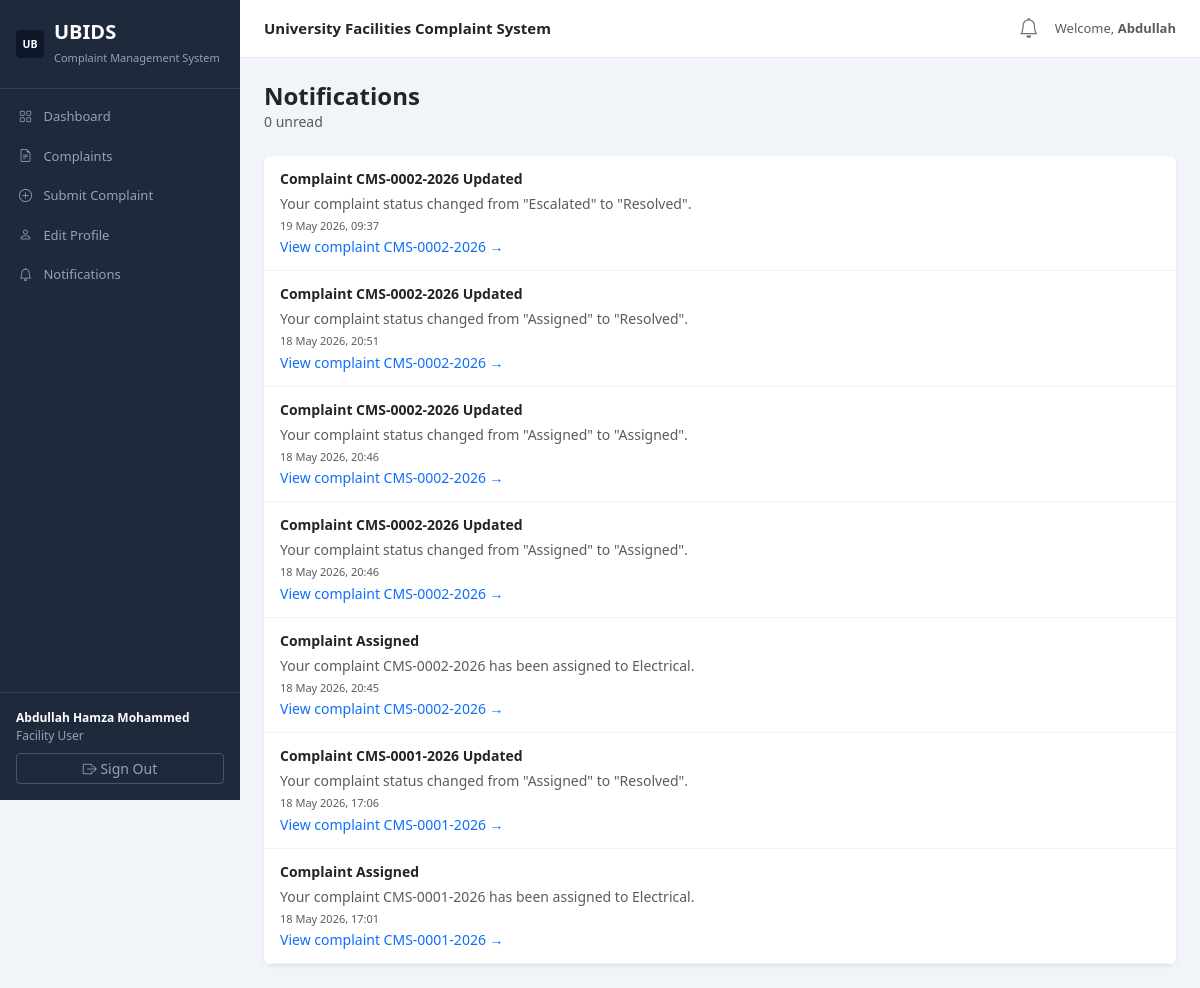
Before: /notifications/ (signed in) with the older database file.
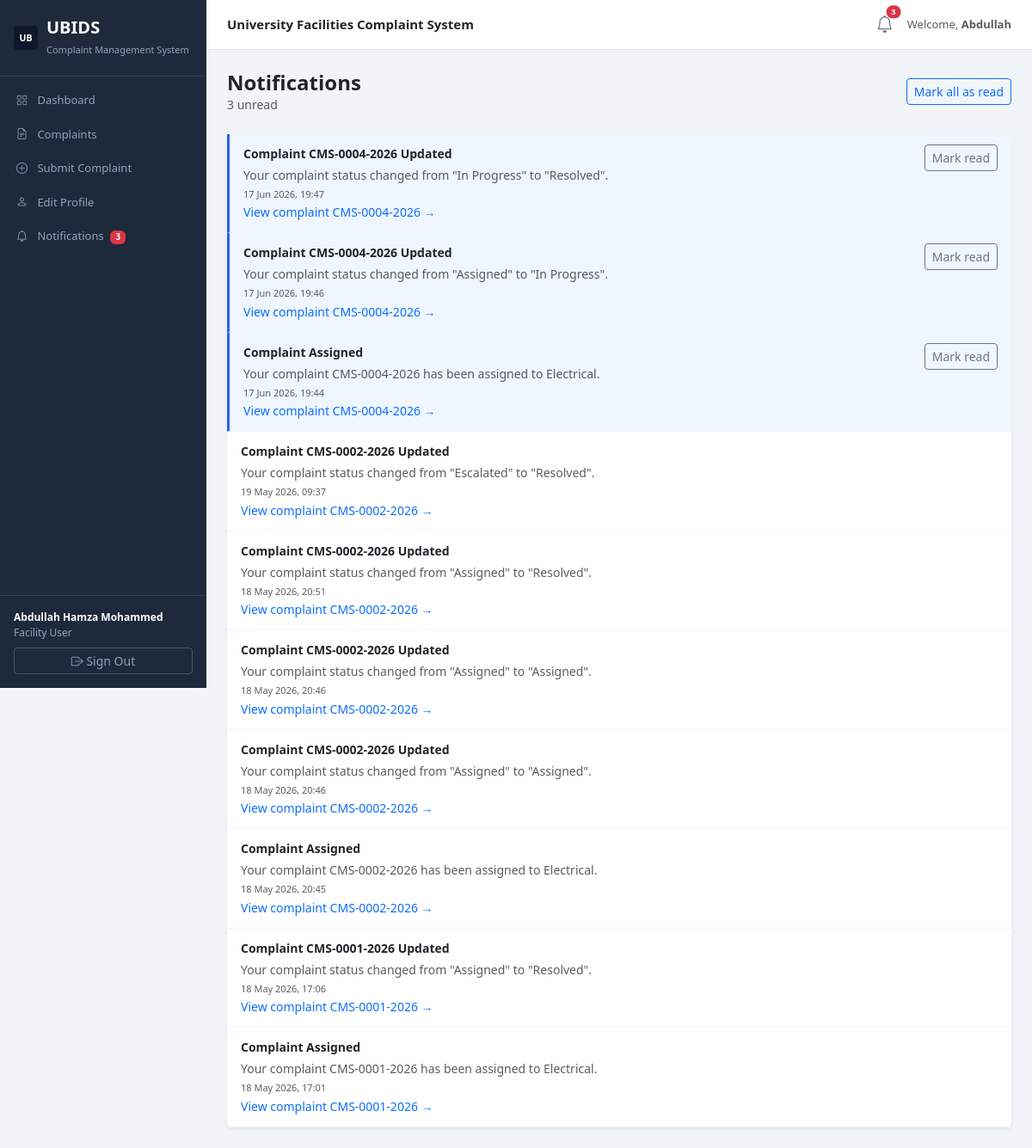
After: the same page with the newer database file.
### complaints/models.py (models this page shows, shortened)
class Notification(models.Model):
    TYPE_CHOICES = [
        ('status_update', 'Status Update'),
        ('assignment',    'Assignment'),
        ('resolution',    'Resolution'),
        ('escalation',    'Escalation'),
        ('general',       'General'),
    ]
    recipient    = models.ForeignKey(settings.AUTH_USER_MODEL, on_delete=models.CASCADE, related_name='notifications')
    complaint    = models.ForeignKey(Complaint, on_delete=models.CASCADE, null=True, blank=True)
    title        = models.CharField(max_length=200)
    message      = models.TextField()
    notif_type   = models.CharField(max_length=20, choices=TYPE_CHOICES, default='general')
    is_read      = models.BooleanField(default=False)
    created_at   = models.DateTimeField(auto_now_add=True)
    class Meta:
        ordering = ['-created_at']

class Complaint(models.Model):
    CATEGORY_CHOICES = [
        ('Electrical',         'Electrical'),
        ('Plumbing',           'Plumbing'),
        ('ICT Infrastructure', 'ICT Infrastructure'),
        ('General Maintenance','General Maintenance'),
        ('Sanitation',         'Sanitation'),
        ('Security',           'Security'),
        ('Other',              'Other'),
    ]
    PRIORITY_CHOICES = [
        ('Low',    'Low'),
        ('Medium', 'Medium'),
        ('High',   'High'),
        ('Urgent', 'Urgent'),
    ]
    STATUS_CHOICES = [
        ('Submitted',    'Submitted'),
        ('Under Review', 'Under Review'),
        ('Assigned',     'Assigned'),
        ('In Progress',  'In Progress'),
        ('Resolved',     'Resolved'),
        ('Closed',       'Closed'),
        ('Escalated',    'Escalated'),
    ]
    complaint_id     = models.CharField(max_length=30, unique=True, editable=False)
    submitter        = models.ForeignKey(settings.AUTH_USER_MODEL, on_delete=models.CASCADE, related_name='complaints')
    category         = models.CharField(max_length=30, choices=CATEGORY_CHOICES)
    priority         = models.CharField(max_length=10, choices=PRIORITY_CHOICES, default='Medium')
    location         = models.CharField(max_length=200)
    building         = models.CharField(max_length=100, blank=True)
    description      = models.TextField()
    status           = models.CharField(max_length=20, choices=STATUS_CHOICES, default='Submitted')
    assigned_to      = models.ForeignKey(settings.AUTH_USER_MODEL, on_delete=models.SET_NULL, null=True, blank=True, related_name='assigned_complaints')
    assigned_dept    = models.CharField(max_length=50, blank=True)
    resolution_notes = models.TextField(blank=True)
    resolved_at      = models.DateTimeField(null=True, blank=True)
    is_escalated     = models.BooleanField(default=False)
    escalation_note  = models.TextField(blank=True)
    created_at       = models.DateTimeField(auto_now_add=True)
    updated_at       = models.DateTimeField(auto_now=True)
    class Meta:
        ordering = ['-created_at']

### complaints/views.py (the view, shortened to what this page needs)
# urls.py: path('notifications/',        views.notifications_view,name='notifications'),
@login_required
def notifications_view(request):
    notifs = Notification.objects.filter(recipient=request.user)
    return render(request, 'complaints/notifications.html', {
        'notifications': notifs,
        'unread_count':  notifs.filter(is_read=False).count(),
    })

### accounts/models.py (called while the page is built)
    @property
    def is_facility_user(self):
        return self.role == 'facility'

    @property
    def is_admin(self): return self.role == 'admin'

### templates/complaints/notifications.html (shortened to what this page needs)
{% extends 'layouts/base.html' %}
{% block content %}
<div class="d-flex justify-content-between align-items-center mb-4">
  <div>
    <h4 class="fw-bold mb-0">Notifications</h4>
    <p class="text-muted small mb-0">{{ unread_count }} unread</p>
  </div>
  {% if unread_count %}
  <form method="post">
    <button class="btn btn-outline-primary btn-sm" type="submit">Mark all as read</button>
  </form>
  {% endif %}
</div>
<div class="card border-0 shadow-sm">
  {% if notifications %}
    {% for n in notifications %}
    <div class="notif-item {% if not n.is_read %}unread{% endif %} d-flex justify-content-between align-items-start">
      <div>
        <div class="fw-semibold small">{{ n.title }}</div>
        <div class="text-muted small mt-1">{{ n.message }}</div>
        <div class="text-muted mt-1" style="font-size:11px;">{{ n.created_at|date:"d M Y, H:i" }}</div>
        {% if n.complaint %}
        <a href="{% url 'complaint_detail' n.complaint.pk %}" class="small text-primary text-decoration-none">
          View complaint {{ n.complaint.complaint_id }} →
        </a>
        {% endif %}
      </div>
      {% if not n.is_read %}
      <form method="post" class="ms-3 flex-shrink-0">
        <button class="btn btn-sm btn-outline-secondary" type="submit">Mark read</button>
      </form>
      {% endif %}
    </div>
    {% endfor %}
  {% else %}
  <div class="card-body text-center py-5">
    <i class="bi bi-bell-slash text-muted" style="font-size:36px;"></i>
    <p class="text-muted mt-2 mb-0">No notifications yet</p>
  </div>
  {% endif %}
</div>
{% endblock %}

### templates/layouts/base.html (shortened to what this page needs)
<!DOCTYPE html>
<html lang="en">
<head>
  <link href="https://cdn.jsdelivr.net/npm/bootstrap@5.3.2/dist/css/bootstrap.min.css" rel="stylesheet" />
  <link href="https://cdn.jsdelivr.net/npm/bootstrap-icons@1.11.3/font/bootstrap-icons.css" rel="stylesheet" />
  {% load static %}
</head>
<body>
{% if user.is_authenticated %}
<div class="sidebar">
  <div class="sidebar-brand d-flex align-items-center">
  <img src="{% static 'img/ubids-logo-2.png' %}" alt="UBIDS" style="height:28px; width:auto; margin-right:10px;" onerror="this.onerror=null; this.src='{% static 'img/ubids-logo.svg' %}'"/>
    <div>
      <h5 style="margin:0;">UBIDS</h5>
      <small>Complaint Management System</small>
    </div>
  </div>
  <nav class="nav flex-column mt-2">
    <a href="{% url 'dashboard' %}" class="nav-link {% if request.resolver_match.url_name == 'dashboard' %}active{% endif %}">
      <i class="bi bi-grid"></i> Dashboard
    </a>
    <a href="{% url 'complaints_list' %}" class="nav-link {% if 'complaint' in request.resolver_match.url_name %}active{% endif %}">
      <i class="bi bi-file-earmark-text"></i> Complaints
    </a>
    {% if user.is_facility_user %}
    <a href="{% url 'submit_complaint' %}" class="nav-link">
      <i class="bi bi-plus-circle"></i> Submit Complaint
    </a>
    {% endif %}
    <a href="{% url 'change_password' %}" class="nav-link {% if request.resolver_match.url_name == 'change_password' %}active{% endif %}">
      <i class="bi bi-person"></i> Edit Profile
    </a>
    <a href="{% url 'notifications' %}" class="nav-link">
      <i class="bi bi-bell"></i> Notifications
      {% if unread_count %}<span class="badge bg-danger ms-1">{{ unread_count }}</span>{% endif %}
    </a>
  </nav>
  <div class="sidebar-footer">
    <div style="color:#94a3b8; font-size:12px; margin-bottom:8px;">
      <strong style="color:#fff;">{{ user.get_full_name|default:user.username }}</strong><br>
      <span style="text-transform:capitalize;">{{ user.get_role_display }}</span>
    </div>
    <a href="{% url 'logout' %}" class="btn btn-sm btn-outline-secondary w-100" style="color:#94a3b8; border-color:rgba(255,255,255,.2);">
      <i class="bi bi-box-arrow-right"></i> Sign Out
    </a>
  </div>
</div>
<div class="main-content">
  <div class="topbar">
    <span class="fw-semibold" style="font-size:15px;">University Facilities Complaint System</span>
    <div class="d-flex align-items-center gap-3">
      <a href="{% url 'notifications' %}" class="position-relative text-secondary text-decoration-none">
        <i class="bi bi-bell fs-5"></i>
        {% if unread_count %}<span class="position-absolute top-0 start-100 translate-middle badge rounded-pill bg-danger" style="font-size:9px;">{{ unread_count }}</span>{% endif %}
      </a>
      <span class="text-muted" style="font-size:13px;">Welcome, <strong>{{ user.first_name|default:user.username }}</strong></span>
    </div>
  </div>
  <div class="page-body">
    {% block content %}{% endblock %}
  </div>
</div>
{% else %}
{% block auth_content %}{% endblock %}
{% endif %}
</body>
</html>

Changed rows visible on the page:
added Notification: title "Complaint CMS-0004-2026 Updated", message "Your complaint status changed from \"In Progress\" to \"Resolved\".", created_at "17 Jun 2026, 19:47", complaint.complaint_id "CMS-0004-2026", is_read False (drawn)
added Notification: title "Complaint CMS-0004-2026 Updated", message "Your complaint status changed from \"Assigned\" to \"In Progress\".", created_at "17 Jun 2026, 19:46", complaint.complaint_id "CMS-0004-2026", is_read False (drawn)
added Notification: title "Complaint Assigned", message "Your complaint CMS-0004-2026 has been assigned to Electrical.", created_at "17 Jun 2026, 19:44", complaint.complaint_id "CMS-0004-2026", is_read False (drawn)
Other visible differences:
{{ unread_count }}: (not shown) → "3"
{{ unread_count }}: "0" → "3"
text now shown: "Mark all as read"
